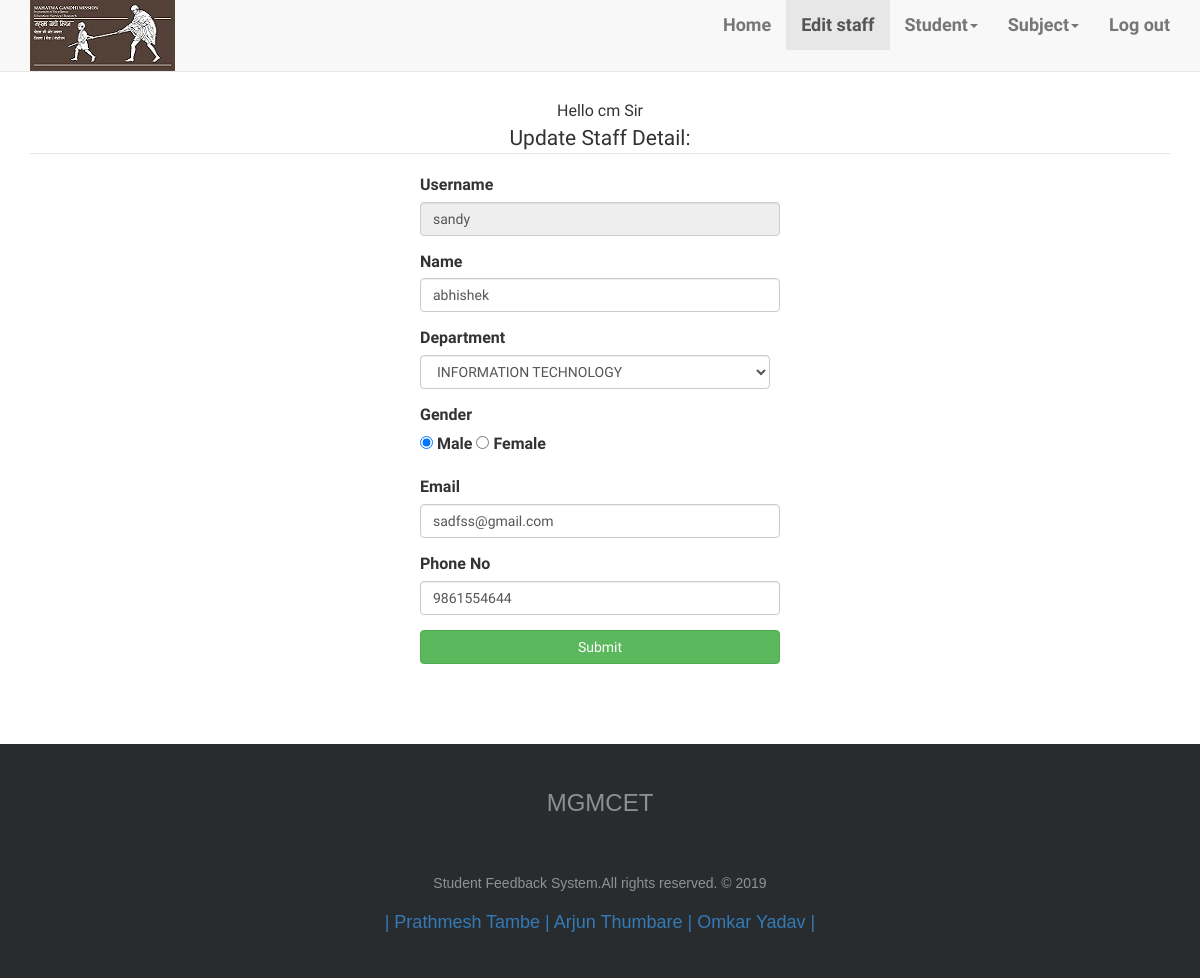
The app's page /updatestaff.php?Username=sandy (signed in) with its own data.
### tables this page shows
CREATE TABLE `staff` (
  `Name` varchar(50) NOT NULL,
  `DEPARTMENT` varchar(50) NOT NULL,
  `PHONE_NUMBER` varchar(20) NOT NULL,
  `GENDER` varchar(20) NOT NULL,
  `EMAIL_ID` varchar(50) NOT NULL,
  `USERNAME` varchar(50) NOT NULL,
  `PASSWORD` varchar(50) NOT NULL
);

### updatestaff.php (the view, shortened to what this page needs)
<?php
    if(isset($_SESSION["Username"]))
      {
$tag= "<center>Hello"." ".$_SESSION["Username"]." "."Sir</center>";
      }
      else
      {
          header('location:operator.php');
      }
      ?>
<!doctype HTML>
<html>
    <head>
<link rel="stylesheet" type="text/css" href="https://maxcdn.bootstrapcdn.com/bootstrap/3.3.7/css/bootstrap.min.css">
<link href="css/footer-basic-centered2.css" type="text/css" rel="stylesheet">
   <div class = "navbar navbar-default navbar-static-top">
      <div class="container ">
          <div class='navbar-header brand-name'>
              <a href="#" class="pull-left"><img src="img/logo.jpeg"></a>
            </div>
             <div class="collapse navbar-collapse navHeaderCollapse">
                <ul class = "nav navbar-nav navbar-right">
                  <li><a href = "ologin.php">Home</a></li>
                   <li class = "active"><a href = "editstaff.php">Edit staff</a></li>
                  <li class="dropdown">
                  <a href ="#" class="dropdown-toggle" data-toggle="dropdown">Student<b class="caret"></b></a>
                  <li class = "dropdown">
                      <a href="#" class="dropdown-toggle" data-toggle = "dropdown">Subject<b class="caret"></b></a>
                   <li><a href = "ologout.php">Log out</a></li>
              </ul>
          </div>
      </div>
   </div>
</body>
</html>
<?php
echo $tag;
include 'database.php';
 $conn = mysqli_connect($dbServer, $dbUser, $dbPass, $dbDatabase) or die('Unable To connect');
?>
<html>
<head>
</head>
<body>
      <div class="container"><?php
$query="SELECT * FROM staff WHERE USERNAME='" . $_GET['Username'] . "'";
$result = mysqli_query($conn,$query);
$row= mysqli_fetch_array($result);
 ?>
          <div class="row">
 <div class="col-md-12 text-center">
<legend>Update Staff Detail:</legend>
               </div>
     <div class="col-md-4 col-sm-6 col-xs-12"></div>
     <div class="col-md-4 col-sm-6 col-xs-12">
        <form name="frmUser" method="post" action="">
  <div class="form-group">
 <label for="Username">Username</label>
<input type="text" class="form-control" name="Username" placeholder="Your name.." value="<?php echo $row['USERNAME']; ?>" readonly>
    </div>   <div class="form-group">
 <label for="Name">Name</label>
<input type="text" class="form-control" name="Name" placeholder="Your name.." value="<?php echo $row['Name']; ?>" required >
    </div>
            <div class="controls form-group">
                <label name="Dept" >Department</label>
         <select class="form-control" name ="Dept_Select" style="width:350px">
<?php echo '<option value="'.$row['DEPARTMENT'].'">'.$row['DEPARTMENT'].'</option>'; ?>"
</select>
                     </div>
 <div class="form-group" required>
                                  <label for="gender">Gender</label>
                               <br>
                    <input type="radio" value="Male" name="gender"  <?=$row['GENDER']=="Male" ? "checked" : ""?> value="Male">
                    <label>Male</label>
                    <input type="radio" value="Female" name="gender" <?=$row['GENDER']=="Female" ? "checked" : ""?> value="Female">
                    <label for="">Female</label>
    </div>
    <div class="form-group">
 <label for="email">Email</label>
<input type="text" class="form-control" name="email" placeholder="Email.." value="<?php echo $row['EMAIL_ID']; ?>" required >
    </div>
                            <div class="form-group">
    <label for="phone no">Phone No</label>
    <input type="number" class="form-control" name="number" placeholder="Phone no.." value="<?php echo $row['PHONE_NUMBER']; ?>" required>
            </div>
                                   <button type="submit" class="btn btn-success btn-block" name="submit">Submit</button></div></div>
     </form>    </div>  </div></div>
</body>
</html>
<?php
        include'footer.php';
        ?>
   </body>
    </html>

### css/footer-basic-centered2.css (style rules this page uses)
body { font-family: 'Quattrocento Sans', sans-serif; font-size: 16px; }
.navbar-default { font-weight: bold; }
.navbar { margin-top: 0px; margin-bottom: 5px; font-size: 18px; }
.brand-name { padding-top: -5px; }

### records on screen
staff: Username "sandy", Name "abhishek", Dept_Select "INFORMATION TECHNOLOGY", GENDER "☑", email "sadfss@gmail.com", number "9861554644"

### other values on screen
$_SESSION["Username"] "cm"
